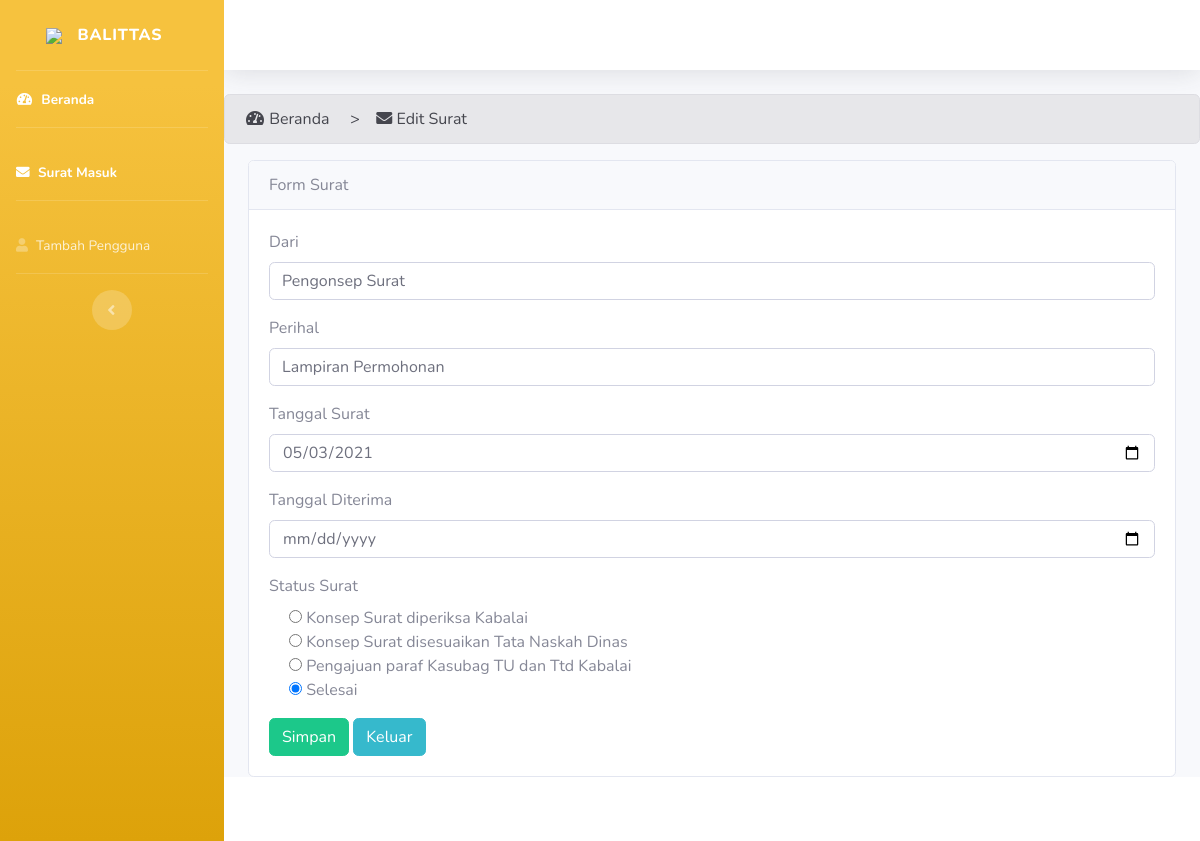
/sekretaris/surat/editsurat/42, run on the app's committed database.
### tables this page shows
CREATE TABLE `surat` (
  `id_surat` int(11) NOT NULL,
  `id_user` int(11) NOT NULL,
  `dari` varchar(128) NOT NULL,
  `Perihal` varchar(50) NOT NULL,
  `tgl_masuk` date NOT NULL,
  `tgl_diterima` date NOT NULL,
  `status` enum('Konsep Surat diperiksa Kabalai','Konsep Surat disesuaikan Tata Naskah Dinas','Pengajuan paraf Kasubag TU dan Ttd Kabalai','Selesai','Penomoran dan Stempel balai','pengiriman surat melalui Email/whatsapp','pengiriman surat via Pos/JNE/TIKI dll','pengiriman surat melalui Faksimili') NOT NULL,
  `keterangan` varchar(128) NOT NULL,
  `file_surat` varchar(128) NOT NULL,
  `lampiran` varchar(258) NOT NULL,
  `surat_jadi` varchar(128) NOT NULL
);

### application/controllers/sekretaris/surat.php (called while the page is built, shortened)
<?php
    class surat extends CI_Controller {
        public function __construct()
        {
            $this->load->model('admin/surat/surat_model');
            $this->load->model('admin/user/user_model');
        }
        public function editsurat($id_surat){
            $this->load->library('form_validation');
            $data ['surat'] = $this->surat_model->getSurat($id_surat);
            $data['user'] = $this->user_model->getUser($this->session->userdata('id_user'));
            $this->form_validation->set_rules('tgl_diterima', 'tgl_diterima', 'required');
            if($this->form_validation->run() == FALSE){
                $this->load->view('templatesekretaris/header_sekretaris',$data);
                $this->load->view('templatesekretaris/sidebar_sekretaris',$data);
                $this->load->view('templatesekretaris/topbar_sekretaris',$data);
                $this->load->view('sekretaris/kelola_surat/edit' ,$data);
                $this->load->view('templatesekretaris/footer_sekretaris',$data);
            }
            else{
                    $this->surat_model->ubahSurat($id_surat);
                    $this->session->set_flashdata('pesan3','Data Berhasil Di edit');
                    $this->load->library('session');
                    redirect('sekretaris/surat','refresh');
            }
        }
    }
?>

### index.php (called while the page is built, shortened)
<?php
require_once BASEPATH.'core/CodeIgniter.php';

### application/models/admin/surat/surat_model.php (called while the page is built, shortened)
<?php
class surat_model extends CI_Model {
    public function getSurat($id_surat){
        $this->db->select('surat.*, user.nama, user.jabatan');
        $this->db->join('user', 'surat.id_user = user.id_user');
        $this->db->where('id_surat', $id_surat);
        return $this->db->get('surat')->result();
    }
}

### application/views/sekretaris/kelola_surat/edit.php (the view, shortened to what this page needs)
<div class="alert alert-secondary" role="alert">
    <i class="fas fa-fw fa-tachometer-alt"></i> Beranda &nbsp; &nbsp; > &nbsp; &nbsp;<i class="fas fa-envelope"></i>
    Edit Surat
</div>
<div class="content">
    <div class="container-fluid">
        <div class="row">
            <div class="col">
                <div class="card">
                    <div class="card-header">
                        Form Surat
                    </div>
                    <div class="card-body">
                        <?php foreach($surat as $surat):?>
                        <form action="" method="post">
                            <div class="form-group">
                                <label for="merk">Dari</label>
                                <input type="text" class="form-control" id="dari" name="dari"
                                    value="<?=$surat->dari;?>">
                            </div>
                            <div class="form-group">
                                <label for="merk">Perihal</label>
                                <input type="text" class="form-control" id="perihal" name="perihal"
                                    value="<?=$surat->Perihal;?>">
                            </div>
                            <div class="form-group">
                                <label for="merk">Tanggal Surat</label>
                                <input type="date" class="form-control" id="tgl_masuk" name="tgl_masuk"
                                    value="<?=$surat->tgl_masuk;?>">
                            </div>
                            <div class="form-group">
                                <label for="merk">Tanggal Diterima</label>
                                <input type="date" class="form-control" id="tgl_diterima" name="tgl_diterima"
                                    value="<?=$surat->tgl_diterima;?>">
                            </div>
                            <div class="form-group">
                                <label for="nim">Status Surat</label>
                                <?php if($surat->status == "Konsep Surat diperiksa Kabalai"): ?>
                                <div class="form-check">
                                    <input type="radio" name="status" value="Konsep Surat diperiksa Kabalai"
                                        checked>Konsep Surat diperiksa Kabalai
                                </div>
                                <div class="form-check">
                                    <input type="radio" name="status"
                                        value="Konsep Surat disesuaikan Tata Naskah Dinas"> Konsep Surat disesuaikan
                                    Tata Naskah Dinas
                                </div>
                                <div class="form-check">
                                    <input type="radio" name="status"
                                        value="Pengajuan paraf Kasubag TU dan Ttd Kabalai"> Pengajuan paraf Kasubag TU
                                    dan Ttd Kabalai
                                </div>
                                <div class="form-check">
                                    <input type="radio" name="status" value="Selesai"> Selesai
                                </div>
                                <?php else: ?>
                                <div class="form-check">
                                    <input type="radio" name="status" value="Konsep Surat diperiksa Kabalai"> Konsep
                                    Surat diperiksa Kabalai
                                </div>
                                <div class="form-check">
                                    <input type="radio" name="status"
                                        value="Konsep Surat disesuaikan Tata Naskah Dinas"> Konsep Surat disesuaikan
                                    Tata Naskah Dinas
                                </div>
                                <div class="form-check">
                                    <input type="radio" name="status"
                                        value="Pengajuan paraf Kasubag TU dan Ttd Kabalai"> Pengajuan paraf Kasubag TU
                                    dan Ttd Kabalai
                                </div>
                                <div class="form-check">
                                    <input type="radio" name="status" value="Selesai" checked> Selesai
                                </div>
                                <?php endif ?>
                            </div>
                            <button type="submit" name="submit" class="btn btn-success ">Simpan</button>
                            <a href="<?=base_url("sekretaris/surat");?>" class="btn btn-info">Keluar</a>
                        </form>
                        <?php endforeach ?>
                    </div>
                </div>
            </div>
        </div>
    </div>
</div>
</div>

### data on the page
surat: dari "Pengonsep Surat", perihal "Lampiran Permohonan", tgl_masuk "05/03/2021"
